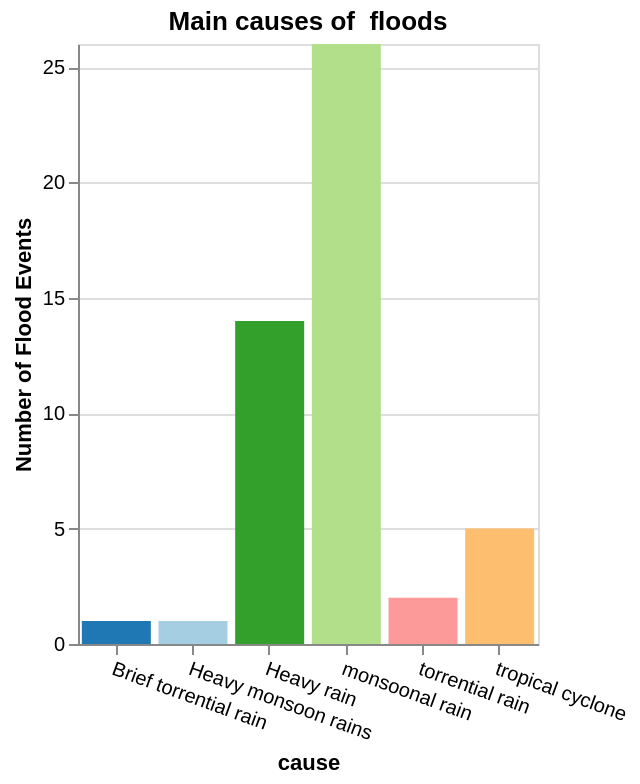

Vega-Lite specification for this chart:
### Vega-Lite specification from a JSON file in a GitHub repository (floating-point values rounded to 4 significant figures)
{"$schema": "https://vega.github.io/schema/vega-lite/v4.json", "width": 230, "height": 300, "title": "Main causes of  floods", "description": "A simple bar chart with embedded data.", "data": {"values": [{"cause": "Heavy monsoon rains", "Number of Flood Events": 1, "color": "#a6cee3"}, {"cause": "Brief torrential rain", "Number of Flood Events": 1, "color": "#1f78b4"}, {"cause": "torrential rain", "Number of Flood Events": 2, "color": "#fb9a99"}, {"cause": "Heavy rain", "Number of Flood Events": 14, "color": "#33a02c"}, {"cause": "monsoonal rain", "Number of Flood Events": 26, "color": "#b2df8a "}, {"cause": "tropical cyclone", "Number of Flood Events": 5, "color": "#fdbf6f"}]}, "mark": "bar", "encoding": {"x": {"field": "cause", "type": "nominal", "axis": {"labelAngle": 20}}, "y": {"field": "Number of Flood Events", "type": "quantitative"}, "color": {"field": "color", "type": "nominal", "scale": null}}}
